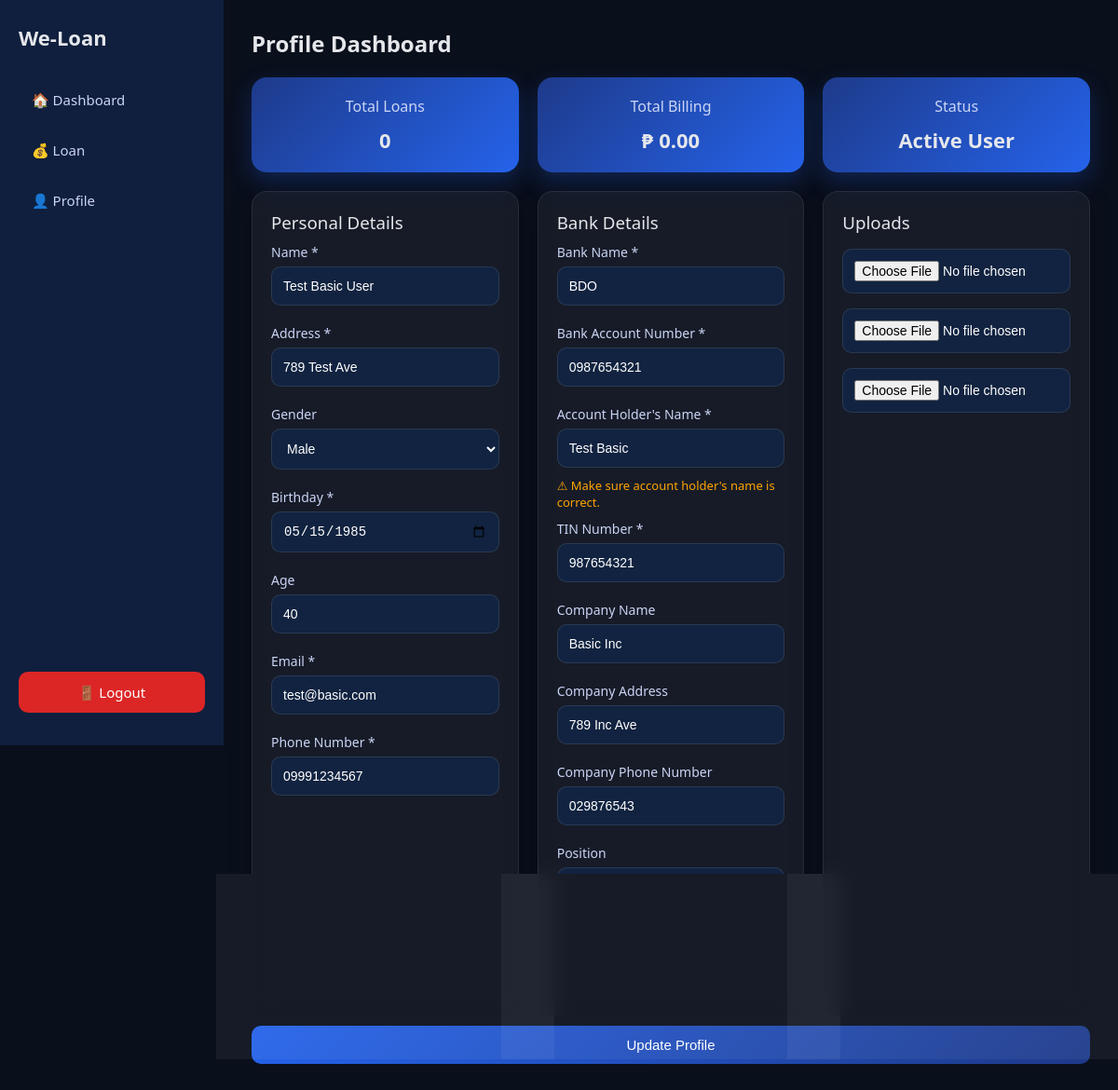
/basic_user/profile.php (signed in), run on an earlier commit of the app's database.
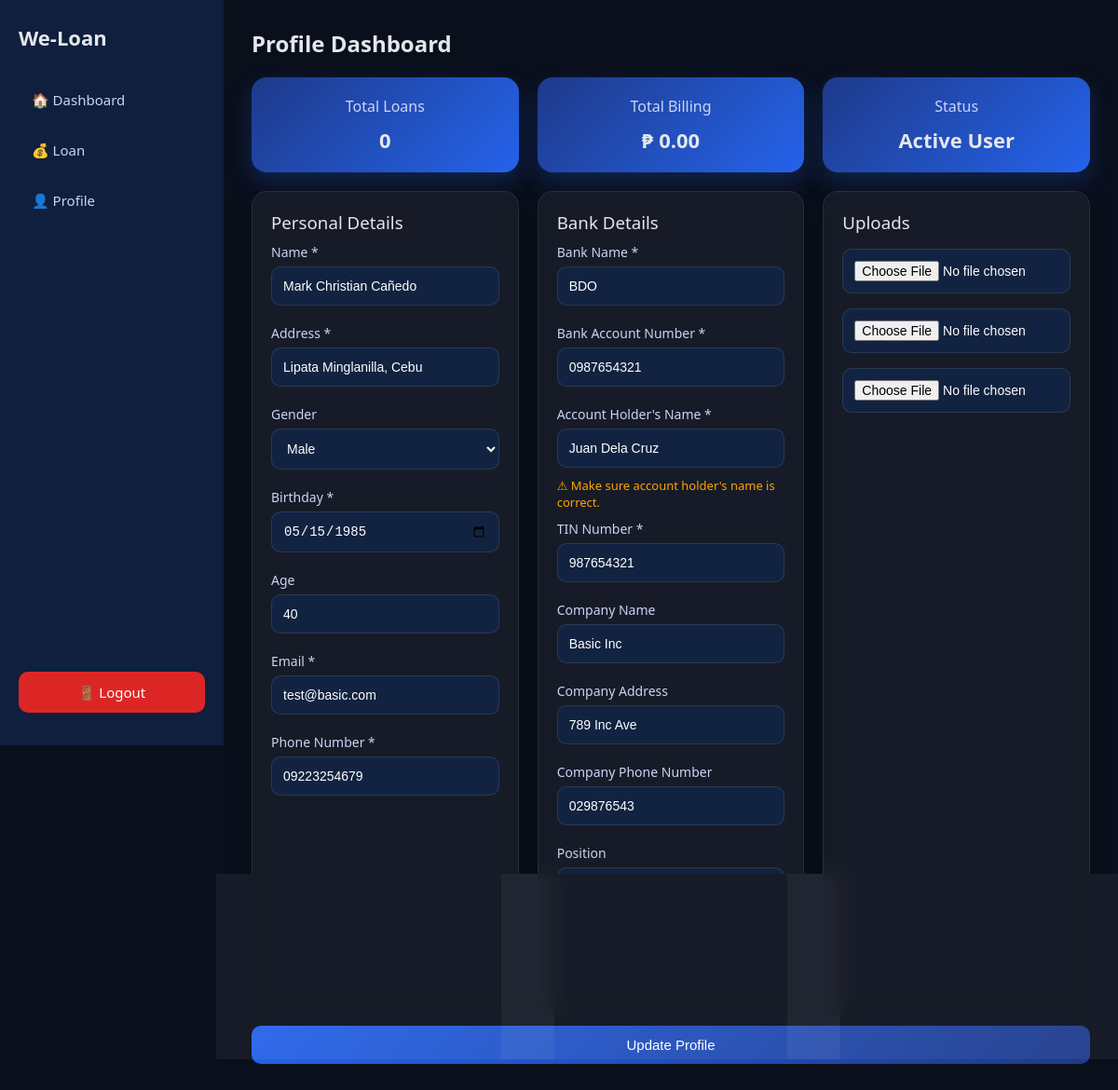
And on a later commit of the database.
### tables this page shows
CREATE TABLE `users` (
  `id` int(11) NOT NULL,
  `username` varchar(255) NOT NULL COMMENT 'Username or email',
  `email` varchar(255) NOT NULL,
  `password_hash` varchar(255) NOT NULL,
  `account_type` enum('basic','premium') NOT NULL DEFAULT 'basic',
  `name` varchar(255) NOT NULL,
  `address` text NOT NULL,
  `gender` enum('male','female','other') DEFAULT NULL,
  `birthday` date NOT NULL,
  `age` int(11) DEFAULT 0 COMMENT 'Computed from birthday',
  `phone` varchar(11) NOT NULL COMMENT 'PH format 09xxxxxxxxx',
  `bank_name` varchar(255) NOT NULL,
  `bank_account` varchar(50) NOT NULL,
  `account_holder` varchar(255) NOT NULL,
  `tin` varchar(20) NOT NULL,
  `company_name` varchar(255) NOT NULL,
  `company_address` text NOT NULL,
  `company_phone` varchar(11) NOT NULL,
  `position` varchar(255) NOT NULL,
  `monthly_earnings` decimal(10,2) NOT NULL,
  `proof_billing_path` varchar(500) DEFAULT NULL,
  `valid_id_path` varchar(500) DEFAULT NULL,
  `coe_path` varchar(500) DEFAULT NULL,
  `status` enum('pending','active','disabled') DEFAULT 'pending',
  `verified` tinyint(1) DEFAULT 0,
  `savings_balance` decimal(10,2) DEFAULT 0.00,
  `current_loan_amount` decimal(10,2) DEFAULT 0.00,
  `max_loan_amount` decimal(10,2) DEFAULT 10000.00 COMMENT 'Increases gradually up to 50000',
  `max_tenure_months` int(11) DEFAULT 12,
  `last_savings_activity` date DEFAULT NULL,
  `created_at` timestamp NOT NULL DEFAULT current_timestamp(),
  `updated_at` timestamp NOT NULL DEFAULT current_timestamp() ON UPDATE current_timestamp()
);

### basic_user/profile.php (the view, shortened to what this page needs)
<?php
require_once __DIR__ . '/../db_connect_new.php';
$user_id = $_SESSION['user_id'];
$stmt = $pdo->prepare("SELECT COUNT(*) FROM loans WHERE user_id = ?");
$stmt->execute([$user_id]);
$total_loans = (int) $stmt->fetchColumn();
$stmt = $pdo->prepare("SELECT SUM(received_amount) FROM loans WHERE user_id = ?");
$stmt->execute([$user_id]);
$total_billing = (float) ($stmt->fetchColumn() ?? 0);
$stmt = $pdo->prepare("SELECT * FROM users WHERE id = ?");
$stmt->execute([$user_id]);
$user = $stmt->fetch(PDO::FETCH_ASSOC);
?>
<!DOCTYPE html>
<html>
<head>
<link rel="stylesheet" href="dashboard.css">
</head>
<body>
<div class="container">
<?php include 'sidebar.php'; ?>
<div class="main">
<h2>Profile Dashboard</h2>
<div class="cards">
    <div class="card-box">
        <h3>Total Loans</h3>
        <p><?= $total_loans ?></p>
    </div>
    <div class="card-box">
        <h3>Total Billing</h3>
        <p>₱ <?= number_format($total_billing, 2) ?></p>
    </div>
    <div class="card-box">
        <h3>Status</h3>
        <p>Active User</p>
    </div>
</div>
<form method="POST" id="profileForm">
<div class="cards">
<div class="card" style="flex:1;">
<h3>Personal Details</h3>
<label>Name *</label>
<input type="text" name="name" value="<?= htmlspecialchars($user['name'] ?? '') ?>" required>
<label>Address *</label>
<input type="text" name="address" value="<?= htmlspecialchars($user['address'] ?? '') ?>" required>
<label>Gender</label>
<select name="gender">
    <option value="Male" <?= ($user['gender'] ?? '') == 'Male' ? 'selected' : '' ?>>Male</option>
</select>
<label>Birthday *</label>
<input type="date" name="birthday" id="birthday"
value="<?= $user['birthday'] ?? '' ?>"
onchange="calcAge()" required>
<label>Age</label>
<input type="number" id="age" readonly
value="<?= isset($user['birthday']) ? date_diff(date_create($user['birthday']), date_create('today'))->y : '' ?>">
<label>Email *</label>
<input type="email" name="email" value="<?= htmlspecialchars($user['email'] ?? '') ?>" required>
<label>Phone Number *</label>
<input type="text" name="phone"
value="<?= htmlspecialchars($user['phone'] ?? '') ?>"
pattern="09[0-9]{9}"
placeholder="09XXXXXXXXX"
required>
</div>
<div class="card" style="flex:1;">
<h3>Bank Details</h3>
<label>Bank Name *</label>
<input type="text" name="bank_name" value="<?= htmlspecialchars($user['bank_name'] ?? '') ?>" required>
<label>Bank Account Number *</label>
<input type="text" name="bank_account" value="<?= htmlspecialchars($user['bank_account'] ?? '') ?>" required>
<label>Account Holder's Name *</label>
<input type="text" name="account_holder" value="<?= htmlspecialchars($user['account_holder'] ?? '') ?>" required>
<p style="color:orange;font-size:13px;">⚠ Make sure account holder's name is correct.</p>
<label>TIN Number *</label>
<input type="text" name="tin" value="<?= htmlspecialchars($user['tin'] ?? '') ?>" required>
<label>Company Name</label>
<input type="text" name="company_name" value="<?= htmlspecialchars($user['company_name'] ?? '') ?>">
<label>Company Address</label>
<input type="text" name="company_address" value="<?= htmlspecialchars($user['company_address'] ?? '') ?>">
<label>Company Phone Number</label>
<input type="text" name="company_phone" value="<?= htmlspecialchars($user['company_phone'] ?? '') ?>">
<label>Position</label>
<input type="text" name="position" value="<?= htmlspecialchars($user['position'] ?? '') ?>">
<label>Monthly Earnings</label>
<input type="number" name="monthly_earnings" value="<?= htmlspecialchars($user['monthly_earnings'] ?? '') ?>">
</div>
<div class="card" style="flex:1;">
<h3>Uploads</h3>
<input type="file">
<input type="file">
<input type="file">
</div>
</div>
<button type="submit">Update Profile</button>
</form>
</div>
</div>
</body>
</html>

What changed in the data, as far as the page shows it:
changed users "test@basic.com": name "Test Basic User" → "Mark Christian Cañedo"; address "789 Test Ave" → "Lipata Minglanilla, Cebu"; phone "09991234567" → "09223254679"; account_holder "Test Basic" → "Juan Dela Cruz"; monthly_earnings "25000.00" → "4000.00"
